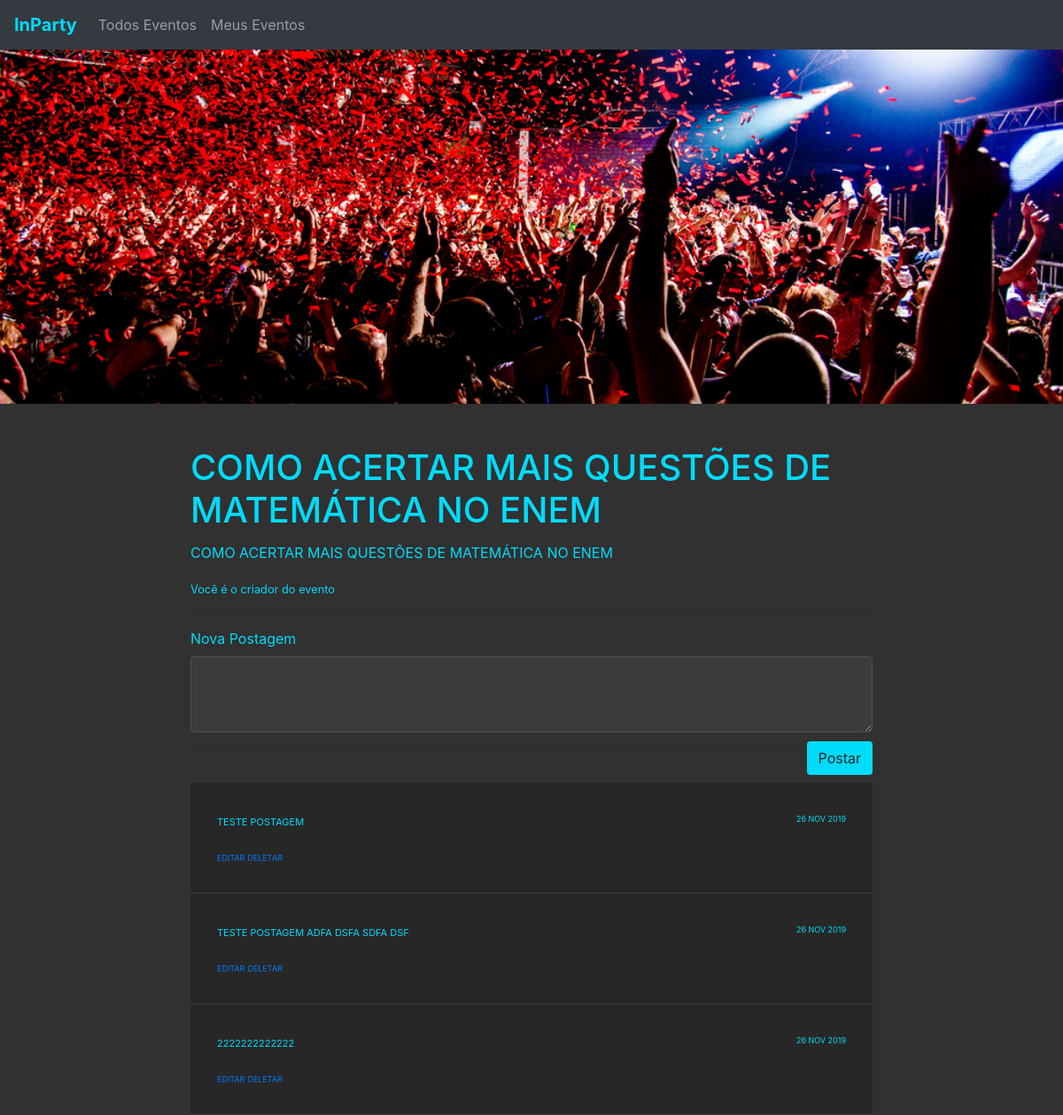
/evento.php?id=5 (signed in), run on the app's committed database.
### tables this page shows
CREATE TABLE IF NOT EXISTS `evento` (
`id` int(11) NOT NULL,
  `id_usuario` int(11) NOT NULL,
  `Titulo` text NOT NULL,
  `Descricao` text NOT NULL
);

CREATE TABLE IF NOT EXISTS `postagem` (
`id` int(11) NOT NULL,
  `id_evento` int(11) NOT NULL,
  `postagem` text NOT NULL,
  `data` date NOT NULL
);

### action/listarEvento.php (called while the page is built, shortened)
<?php
	$sql = "SELECT * FROM `evento`";
	if(isset($especifEvent))
	$sql .= " WHERE id = ".$_GET['id']."";
	$res_eventos = $conn->query($sql) or die($conn->error);

### evento.php (called while the page is built, shortened)
<?php
	require_once "./components/BEGIN.php";
	require_once "./view/evento.php";
	require_once "./components/END.php";

### action/listarPostagem.php (called while the page is built)
<?php
    $sql = "SELECT * FROM `postagem`  WHERE id_evento = ".$_GET['id']."";
	$res_postagens_evento = $conn->query($sql) or die($conn->error);

### view/evento.php (the view, shortened to what this page needs)
<?php
	require_once "./config.php";
    require_once "./components/nav.php";
    $especifEvent = true;
    require_once "./action/listarEvento.php";
	require_once "./action/listarPostagem.php";
while($row = $res_eventos->fetch_object()){
 ?>
    <img src="/img/card-party-2.jpg" alt="back" style="width: 100%; height: 400px; object-fit:cover;">
    <section class=" text-color  col-sm-12 col-md-8" style="margin: auto;">
    <br>
    <br>
    <h1 class="card-title"><?php echo $row->Titulo; ?></h1>
    <p class="card-text"><?php echo $row->Descricao; ?></p>
    <?php
        if($row->id_usuario == $_SESSION['id_usuario']){
    ?>
        <small>Você é o criador do evento</small>
        <hr>
        <form class="form-group" method="POST">
        <label for="postagem">Nova Postagem</label>
        <textarea class="form-control" id="postagem" rows="3" name="novaPostagem" style="
            background-color: #3c3c3c;
            color: white;
            border-color: #505050;
        "></textarea>
        <button type="submit" class="btn bg-color" style="
            float: right;
            margin-top: 10px;
        ">Postar</button>
        </form>
    <?php
        }else{
            echo '<a href="#" class="btn btn-primary">Participar</a>';
        }
    ?>
    <hr>
    <br>
    <?php
        $i=0;
        while($rowEvento = $res_postagens_evento->fetch_object()){
            $i++;
    ?>
    <div style="
    font-variant: all-petite-caps;
    padding: 30px;
    border-bottom: 1px solid #3c3c3c;
    background-color: #272727;">
    <small style="float: right;"><?php echo date("d M Y", strtotime($rowEvento->data)); ?></small>
    <p class='form-group-<?php echo $i; ?>'><?php echo $rowEvento->postagem ?></p>
    <?php if($row->id_usuario == $_SESSION['id_usuario']){ ?>
    <a href="#!"  onclick="$('.form-group-<?php echo $i; ?>').toggle();"><small>Editar</small></a>
    <a href="/evento.php?id=<?php echo $_GET['id']; ?>&iddeletepostagem=<?php echo $rowEvento->id; ?>"><small>Deletar</small></a>
    <?php } ?>
    </div>
    <?php
        }
    ?>
    </section>
    <?php
}
 ?>

### css/global.css (style rules this page uses)
body { background-color: #313131; }
.text-color { color: #00dbf9 !important; }
.bg-color { background-color: #00dbf9; }

### data on the page
evento: Titulo "COMO ACERTAR MAIS QUESTÕES DE MATEMÁTICA NO ENEM", Descricao "COMO ACERTAR MAIS QUESTÕES DE MATEMÁTICA NO ENEM"
postagem: data "26 Nov 2019", postagem "Teste postagem"
postagem: data "26 Nov 2019", postagem "Teste postagem adfa dsfa sdfa dsf"
postagem: data "26 Nov 2019", postagem "2222222222222"
